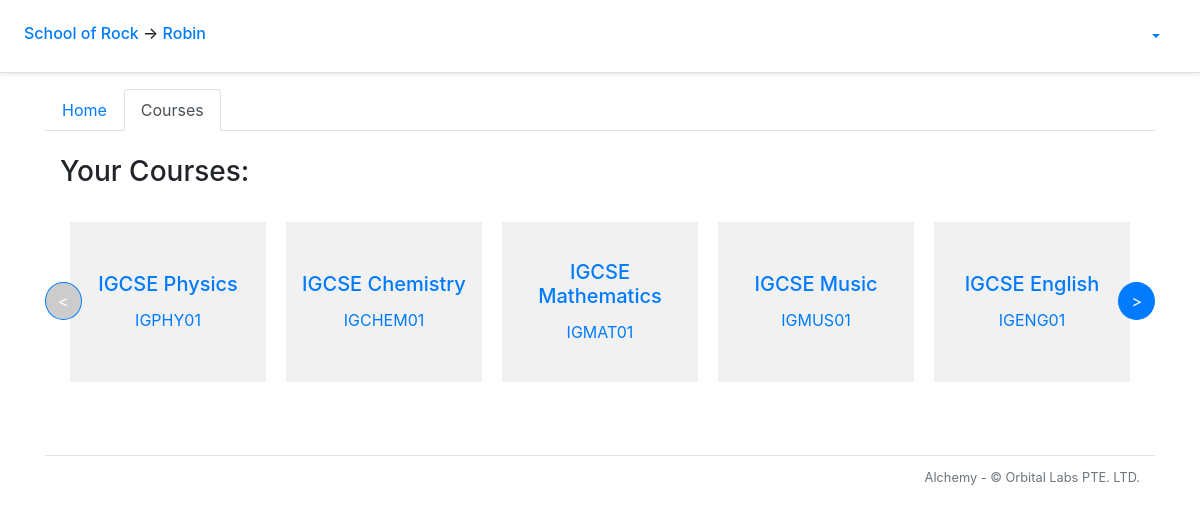
Screenshot of /student/1/courses with the database file from the repository.
### alchemy/models.py (models this page shows, shortened)
class School(db.Model):
    __tablename__ = 'school'
    id = db.Column(db.Integer, primary_key=True)
    name = db.Column(db.String(50))
    departments = db.relationship('Department', backref='school')
    snapshots = db.relationship('Snapshot', backref='school')

class AwsUser(db.Model):
    __tablename__ = 'aws_user'
    id = db.Column(db.Integer, primary_key=True)
    sub = db.Column(db.String(64), unique=True) # UUID string
    username = db.Column(db.String(64), nullable=False)
    group = db.Column(db.String(64), nullable=False) # Would we support multiple groups per user?
    email = db.Column(db.String(64))
    given_name = db.Column(db.String(32))
    family_name = db.Column(db.String(32))
    USER_ATTRIBUTES = ('given_name', 'family_name', 'email')

class Clazz(db.Model):
    __tablename__ = 'clazz'
    id = db.Column(db.Integer, primary_key=True)
    code = db.Column(db.String(20), nullable=False)
    course_id = db.Column(db.Integer, db.ForeignKey('course.id'))
    students = db.relationship('Student', secondary=clazzes_students, back_populates='clazzes',
        order_by='Student.id')

class Course(db.Model):
    __tablename__ = 'course'
    id = db.Column(db.Integer, primary_key=True)
    name = db.Column(db.String(20), nullable=False)
    department_id = db.Column(db.Integer, db.ForeignKey('department.id'))
    questions = db.relationship('Question', backref = 'q_course')
    tags = db.relationship('Tag', backref='tag_course')
    clazzes = db.relationship('Clazz', backref='course')
    papers = db.relationship('Paper', backref='course')
    grade_levels = db.relationship('GradeLevel', backref='grade_levels')
    assessment_categories = db.relationship('AssessmentCategory', backref='assessment_categories')
    checkpoints = db.relationship('Checkpoint', backref='course')

### alchemy/views/student.py (the view)
@bp_student.route('/courses')
@auth_manager.require_group
def courses():
    return flask.render_template('student/courses.html')

### alchemy/auth_manager.py (called while the page is built)
def auth_enabled():
    return False

def require_group(func):
    @functools.wraps(func)
    def deco(*args, **kwargs):
        if not auth_enabled():
            g.current_user = None
        elif flask_jwt_extended.verify_jwt_in_request(optional=True):
            g.current_user = flask_jwt_extended.get_current_user()
        else:
            flask.abort(401)
        return func(*args, **kwargs)
    return deco

### alchemy/views/school.py (called while the page is built)
@bp_school.url_defaults
def bp_school_url_defaults(endpoint, values):
    if 'school_id' not in values:
        values['school_id'] = g.school.id

### alchemy/views/student.py (called while the page is built)
@bp_student.url_value_preprocessor
def url_value_preprocessor(endpoint, values):
    g.student = models.Student.query.get_or_404(values.pop('student_id'))
    g.school = models.School.query.first()
    g.student_paper_report_sections_string = 'OverviewSection,AdjacentGradesSection,ClazzSummarySection,CohortSummarySection,HighlightsSection,TagDetailsSection,QuestionDetailsSection'

@bp_student.url_defaults
def url_defaults(endpoint, values):
    if 'student_id' not in values:
        values['student_id'] = g.student.id

### alchemy/templates/student/courses.html
{% extends "student/layout.html" %}
{% block student_tab_content %}
<div class="container">
  <h3>Your Courses:</h3>
	<div class="row">
		<div class="MultiCarousel" data-bs-wrap='true' data-items="1,3,4,5" data-slide="1" id="MultiCarousel"  data-interval="1000">
      <div class="MultiCarousel-inner">
        {% for clazz in g.student.clazzes %}
          <div class="item">
            <div class="card-body d-flex align-items-center justify-content-center">
              <a href="{{ url_for('student.course_view', course_id = clazz.course.id) }}" >
                <h5 class="card-title">{{ clazz.course.name }}</h5>
                <p class="card-text">{{ clazz.code }}</p>
              </a>
            </div>
          </div>
        {% endfor %}
      </div>
      <button class="btn btn-primary leftLst"><</button>
      <button class="btn btn-primary rightLst">></button>
        </div>
	</div>
{% endblock student_tab_content %}

### alchemy/templates/layout_start.html (shortened to what this page needs)
<!doctype html>
<html lang="en">
  <head>
      <link rel="stylesheet" href="https://stackpath.bootstrapcdn.com/bootstrap/4.5.0/css/bootstrap.min.css">
      <link rel="stylesheet" type="text/css" href="{{ url_for('static', filename='card-body.css') }}">
    </head>
    <body>
      <div class="p-3 px-md-4 mb-3 bg-white border-bottom shadow-sm">
        <div class="row justify-content-md-center">
          <div class="col d-flex align-items-baseline">
            <h6 class="mt-2 mr-3">
              {% if g.school %}
                <a href = "{{ url_for('school.index', school_id = g.school.id)}}">{{ g.school.name }}</a>
              {% else %}
                <b style="text-align: center;">Welcome to...</b>
              {% endif %}
              {% if g.student %}
                <span>&#8594;</span><a href = "{{ url_for('student.index', student_id = g.student.id) }}"> {{ g.student.aws_user.given_name }}</a>
              {% endif %}
            </h6>
          </div>
          <div class="col-md-auto d-flex align-items-baseline">
            {% if 'current_user' in g %}
            <ul class="nav nav-pills">
              <li class="nav-item dropdown">
                <a class="nav-link dropdown-toggle" data-toggle="dropdown" href="#" role="button" aria-haspopup="true" aria-expanded="false">{{ g.current_user.username }}</a>
              </li>
            </ul>
            {% endif %}
          </div>
        </div>
      </div>

### alchemy/static/course_carousel.css (style rules this page uses)
.MultiCarousel { float: left; overflow: hidden; padding: 15px; width: 100%; position:relative; }
.MultiCarousel .MultiCarousel-inner { transition: 1s ease all; float: left; }
.MultiCarousel .MultiCarousel-inner .item { float: left; }
.MultiCarousel .MultiCarousel-inner .item > div { text-align: center; padding:10px; margin:10px; background:#f1f1f1; height:10em; }
.MultiCarousel .leftLst, .MultiCarousel .rightLst { position:absolute; border-radius:50%;top:calc(50% - 20px); }
.MultiCarousel .leftLst { left:0; }
.MultiCarousel .rightLst { right:0; }
.MultiCarousel .leftLst.over, .MultiCarousel .rightLst.over { pointer-events: none; background:#ccc; }

### rows the page displays
School: school.name "School of Rock"
AwsUser: student.aws_user.given_name "Robin"
Clazz: course.name "IGCSE Physics", code "IGPHY01"
Clazz: course.name "IGCSE Chemistry", code "IGCHEM01"
Clazz: course.name "IGCSE Mathematics", code "IGMAT01"
Clazz: course.name "IGCSE Music", code "IGMUS01"
Clazz: course.name "IGCSE English", code "IGENG01"
